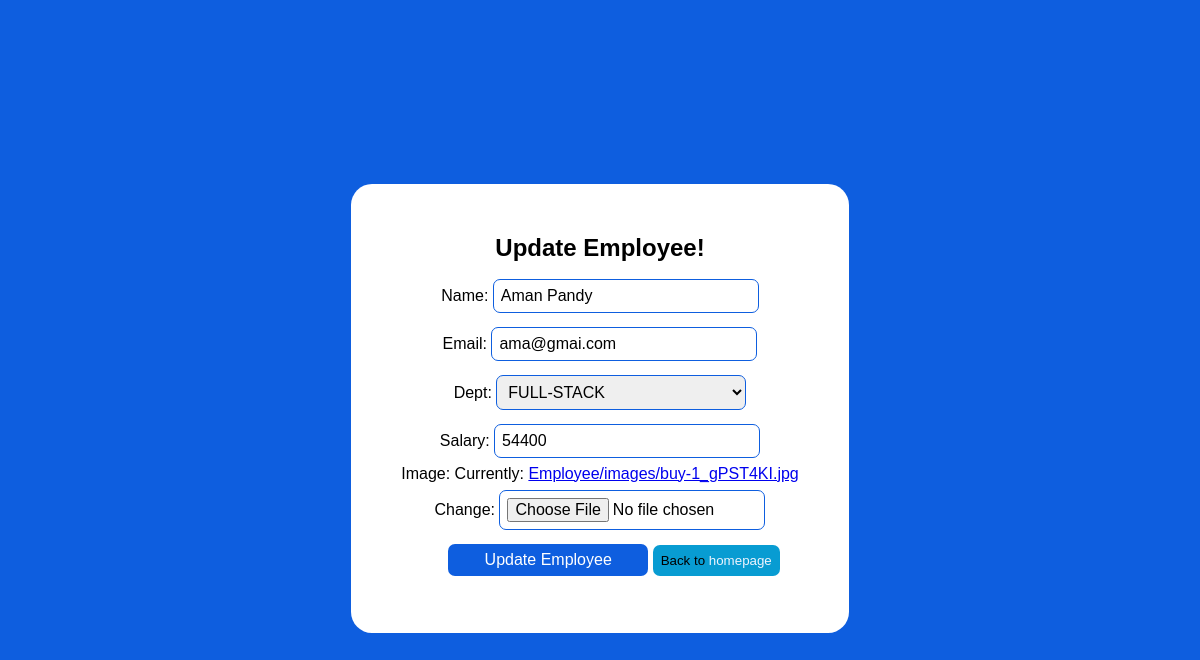
Page /employees/update-employee/5/ (signed in) on the committed database.
### employees_app/models.py (models this page shows)
class Employee(models.Model):
    user  = models.ForeignKey(User, on_delete=models.CASCADE)
    name = models.CharField(max_length=50)
    email = models.EmailField(unique=True, max_length=100)
    dept  = models.ForeignKey(Department, on_delete=models.CASCADE)
    salary = models.PositiveIntegerField()
    join_date = models.DateTimeField(auto_now_add=True)
    image     = models.ImageField(upload_to='Employee/images')

### employees_app/views.py (the view, shortened to what this page needs)
# urls.py: path("update-employee/<int:id>/", UpdateeEmployee.as_view(), name="update_employee"),
class UpdateeEmployee(LoginRequiredMixin, View):
    def get(self, request,id=None):
                if id is not None and type(id) == int:
                    try:
                        emp  = Employee.objects.get(pk=id)
                    except Employee.DoesNotExist:
                        return redirect('page_not_found')
                    else:
                        if request.user  == emp.user:
                            form = EmployeeForm(instance=emp)
                            return render(request, 'emp_app/update_employee.html',{'form': form})
                        else:
                            messages.success(request, " Sorry! you don't have permission to update this employee data you can Only Update Your Data Only That Your Have Inserted Ok! ")
                            return redirect('homepage')
                else:
                    return redirect('page_not_found')

### employees_app/forms.py (shortened to what this page needs)
class EmployeeForm(forms.ModelForm):
    name = forms.CharField(required= True, error_messages={'required': 'Name is required', 'placeholder': 'Enter name here'})
    class Meta:
        model  = Employee
        fields = ('name', 'email', 'dept', 'salary', 'image')
        error_messages = {
            'image': {'required': 'Image is required'},
            'name': {'required': 'Name is required'},
            'email': {'required': 'Email is required'},
            'salary': {'required': 'Salary is required'},
            'dept': {'required': 'Department is required'}
        }

### employees_app/models.py (called while the page is built)
    def __str__(self):
        return str(self.name).upper()  # receiving in upper case

### employees_app/templates/emp_app/update_employee.html (shortened to what this page needs)
{% extends "emp_app/base.html" %}
{% load static %}
{% block css_link %}
    <link rel="stylesheet" href="{% static 'emp_app/css/form_style.css' %}">
{% endblock css_link %}
{% block form  %}
<div class="form-container" id='myform'>
    <h2 class="formh2">Update Employee!</h2>
    <form action="" method='post'   enctype='multipart/form-data'>
        {% for field in form %}
            {{field.label_tag}}
            {{field}}
              <br>
        {% endfor %}
        <input type="submit" value = 'Update Employee'>
        <button class='home'>Back to <a href="{% url 'homepage'  %}">homepage</a> </button>
    </form>
</div>
{% endblock form %}

### employees_app/static/emp_app/css/form_style.css (style rules this page uses)
body { background-color: #0e5edf; display: flex; align-items: center; justify-content: center; height: 100vh; }
.home { border: none; background-color: rgb(8, 156, 210); padding: 8px; border-radius: 7px; }
button a { text-decoration: none; color: #eef4fe; }
.form-container { background-color: white; padding: 50px; text-align: center; border-radius: 21px; font-family: Arial, Helvetica, sans-serif; }
.formh2 { margin: 0px 0px 10px 0px; }
input,select { width: 250px; padding: 7px; margin: 7px 0px; border-radius: 7px; font-size: 16px; border: 1px solid #0e5edf; }
select { font-size: 16px; }
input[type='submit'] { width: 200px; background-color: #0e5edf; color: white; border: none; font-size: 16px; text-align: center; margin-left: 28px; border: none; }

### rows in the picture
Employee: form "Aman Pandy" "ama@gmai.com" "FULL-STACK" "54400"

### other values in the picture
{{ field.label_tag }} "Name:" "Email:" "Dept:" "Salary:" "Image:"
